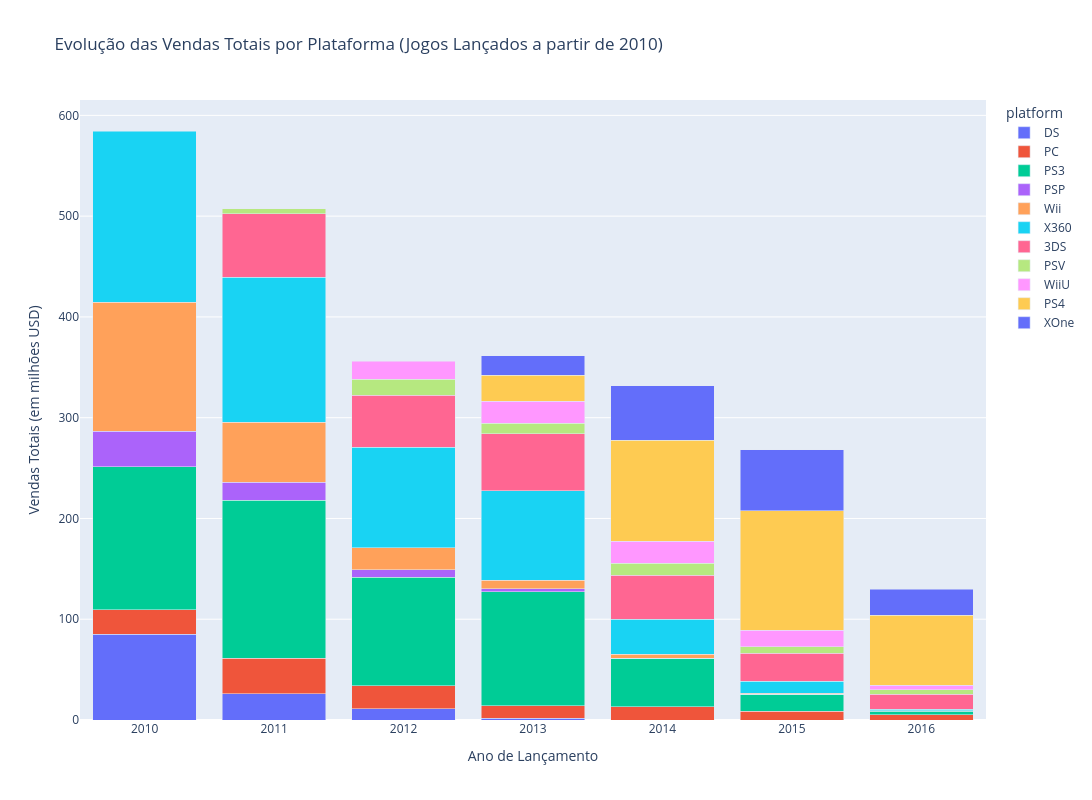

The notebook cell saved with this chart:
### Code cell
# Criando um gráfico de barra para visualizar a evolução das vendas totais ao longo dos anos
fig = px.bar(df_recent_by_platform, 
             x='year_of_release', 
             y='total_sales', 
             color='platform', 
             title='Evolução das Vendas Totais por Plataforma (Jogos Lançados a partir de 2010)', 
             width=1400, 
             height=800,
             barmode='stack')
fig.update_layout(xaxis_title='Ano de Lançamento', yaxis_title='Vendas Totais (em milhões USD)')
fig.show()

### Figure 1 — Plotly figure (JSON) as saved in the notebook; plotly's stock layout.template omitted (floating-point values rounded to 4 significant figures)
{"data": [{"hovertemplate": "platform=DS<br>year_of_release=%{x}<br>total_sales=%{y}<extra></extra>", "legendgroup": "DS", "marker": {"color": "#636efa", "pattern": {"shape": ""}}, "name": "DS", "orientation": "v", "showlegend": true, "textposition": "auto", "type": "bar", "x": [2010, 2011, 2012, 2013], "xaxis": "x", "y": [85.02, 26.18, 11.01, 1.54], "yaxis": "y"}, {"hovertemplate": "platform=PC<br>year_of_release=%{x}<br>total_sales=%{y}<extra></extra>", "legendgroup": "PC", "marker": {"color": "#EF553B", "pattern": {"shape": ""}}, "name": "PC", "orientation": "v", "showlegend": true, "textposition": "auto", "type": "bar", "x": [2010, 2011, 2012, 2013, 2014, 2015, 2016], "xaxis": "x", "y": [24.28, 35.03, 23.22, 12.38, 13.28, 8.52, 5.25], "yaxis": "y"}, {"hovertemplate": "platform=PS3<br>year_of_release=%{x}<br>total_sales=%{y}<extra></extra>", "legendgroup": "PS3", "marker": {"color": "#00cc96", "pattern": {"shape": ""}}, "name": "PS3", "orientation": "v", "showlegend": true, "textposition": "auto", "type": "bar", "x": [2010, 2011, 2012, 2013, 2014, 2015, 2016], "xaxis": "x", "y": [142.2, 156.8, 107.4, 113.2, 47.76, 16.82, 3.6], "yaxis": "y"}, {"hovertemplate": "platform=PSP<br>year_of_release=%{x}<br>total_sales=%{y}<extra></extra>", "legendgroup": "PSP", "marker": {"color": "#ab63fa", "pattern": {"shape": ""}}, "name": "PSP", "orientation": "v", "showlegend": true, "textposition": "auto", "type": "bar", "x": [2010, 2011, 2012, 2013, 2014, 2015], "xaxis": "x", "y": [35.04, 17.82, 7.69, 3.14, 0.24, 0.12], "yaxis": "y"}, {"hovertemplate": "platform=Wii<br>year_of_release=%{x}<br>total_sales=%{y}<extra></extra>", "legendgroup": "Wii", "marker": {"color": "#FFA15A", "pattern": {"shape": ""}}, "name": "Wii", "orientation": "v", "showlegend": true, "textposition": "auto", "type": "bar", "x": [2010, 2011, 2012, 2013, 2014, 2015, 2016], "xaxis": "x", "y": [128.0, 59.65, 21.71, 8.59, 3.75, 1.14, 0.18], "yaxis": "y"}, {"hovertemplate": "platform=X360<br>year_of_release=%{x}<br>total_sales=%{y}<extra></extra>", "legendgroup": "X360", "marker": {"color": "#19d3f3", "pattern": {"shape": ""}}, "name": "X360", "orientation": "v", "showlegend": true, "textposition": "auto", "type": "bar", "x": [2010, 2011, 2012, 2013, 2014, 2015, 2016], "xaxis": "x", "y": [170.0, 143.8, 99.74, 88.58, 34.74, 11.96, 1.52], "yaxis": "y"}, {"hovertemplate": "platform=3DS<br>year_of_release=%{x}<br>total_sales=%{y}<extra></extra>", "legendgroup": "3DS", "marker": {"color": "#FF6692", "pattern": {"shape": ""}}, "name": "3DS", "orientation": "v", "showlegend": true, "textposition": "auto", "type": "bar", "x": [2011, 2012, 2013, 2014, 2015, 2016], "xaxis": "x", "y": [63.2, 51.36, 56.57, 43.76, 27.78, 15.14], "yaxis": "y"}, {"hovertemplate": "platform=PSV<br>year_of_release=%{x}<br>total_sales=%{y}<extra></extra>", "legendgroup": "PSV", "marker": {"color": "#B6E880", "pattern": {"shape": ""}}, "name": "PSV", "orientation": "v", "showlegend": true, "textposition": "auto", "type": "bar", "x": [2011, 2012, 2013, 2014, 2015, 2016], "xaxis": "x", "y": [4.63, 16.19, 10.59, 11.9, 6.25, 4.25], "yaxis": "y"}, {"hovertemplate": "platform=WiiU<br>year_of_release=%{x}<br>total_sales=%{y}<extra></extra>", "legendgroup": "WiiU", "marker": {"color": "#FF97FF", "pattern": {"shape": ""}}, "name": "WiiU", "orientation": "v", "showlegend": true, "textposition": "auto", "type": "bar", "x": [2012, 2013, 2014, 2015, 2016], "xaxis": "x", "y": [17.56, 21.65, 22.03, 16.35, 4.6], "yaxis": "y"}, {"hovertemplate": "platform=PS4<br>year_of_release=%{x}<br>total_sales=%{y}<extra></extra>", "legendgroup": "PS4", "marker": {"color": "#FECB52", "pattern": {"shape": ""}}, "name": "PS4", "orientation": "v", "showlegend": true, "textposition": "auto", "type": "bar", "x": [2013, 2014, 2015, 2016], "xaxis": "x", "y": [25.99, 100.0, 118.9, 69.25], "yaxis": "y"}, {"hovertemplate": "platform=XOne<br>year_of_release=%{x}<br>total_sales=%{y}<extra></extra>", "legendgroup": "XOne", "marker": {"color": "#636efa", "pattern": {"shape": ""}}, "name": "XOne", "orientation": "v", "showlegend": true, "textposition": "auto", "type": "bar", "x": [2013, 2014, 2015, 2016], "xaxis": "x", "y": [18.96, 54.07, 60.14, 26.15], "yaxis": "y"}], "layout": {"barmode": "stack", "height": 800, "legend": {"title": {"text": "platform"}, "tracegroupgap": 0}, "title": {"text": "Evolução das Vendas Totais por Plataforma (Jogos Lançados a partir de 2010)"}, "width": 1400, "xaxis": {"anchor": "y", "domain": [0, 1], "title": {"text": "Ano de Lançamento"}}, "yaxis": {"anchor": "x", "domain": [0, 1], "title": {"text": "Vendas Totais (em milhões USD)"}}}}
